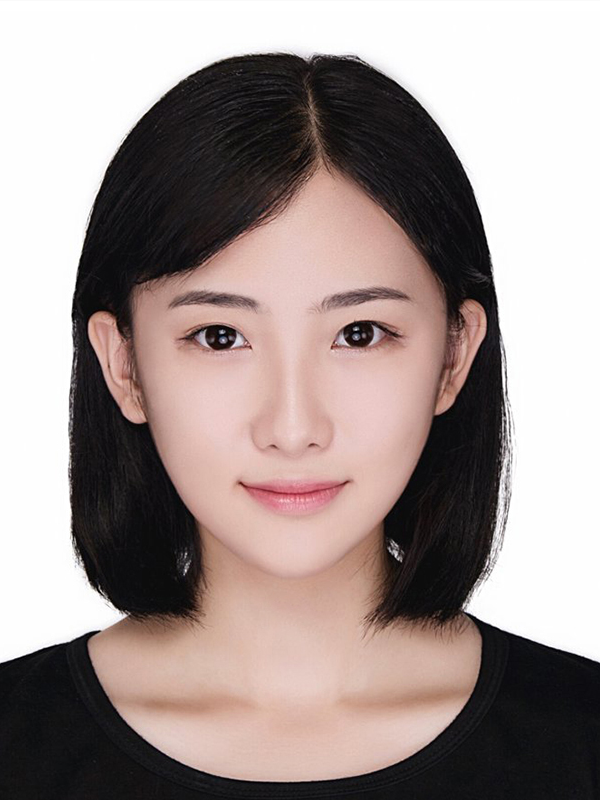
#> input picture tuan02/img/10.png, 600 x 800 px; its folder holds only this picture in this run
$ python bai02.py
#> lines starting #> are read from the running program, lines starting #| are printed output that depends on the picture
# bai02 lam noi duong bien laplacian, sobel
import numpy as np
import cv2
import os

laplacian5 = (1.0 / 16) * np.array([[0, 0, -1, 0, 0],
                                    [0, -1, -2, -1, 0],
                                    [-1, -2, 16, -2, -1],
                                    [0, -1, -2, -1, 0],
                                    [0, 0, -1, 0, 0]])

laplacian3 = (1.0 / 16) * np.array([[0, -1, 0],
                                    [-1, 4, -1],
                                    [0, -1, 0]])
sobelLeft = np.array(([-1, 0, 1],
                      [-2, 0, 2],
                      [-1, 0, 1]))
sobelRight = np.array(([1, 0, -1],
                       [2, 0, -2],
                       [1, 0, -1]))
sobelTop = np.array(([-1, -2, -1],
                     [0, 0, 0],
                     [1, 2, 1]))
sobelBottom = np.array(([1, 2, 1],
                        [0, 0, 0],
                        [-1, -2, -1]))


def convolve_filter(kernel, path, filename, save_folder):
#> called with kernel = array of shape (5, 5), path = '../img/10.png', filename = '10.png', save_folder = 'save_output1/'
    img_src = cv2.imread(path, 0)
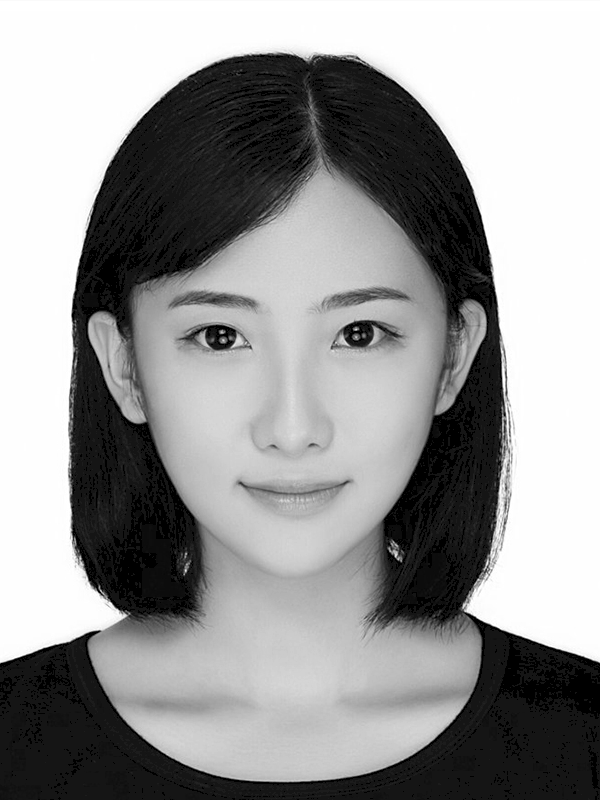
#> img_src: shape (800, 600); min 0, max 255, mean 151
    # filter the source image
    img_rst = cv2.filter2D(img_src, -1, kernel)
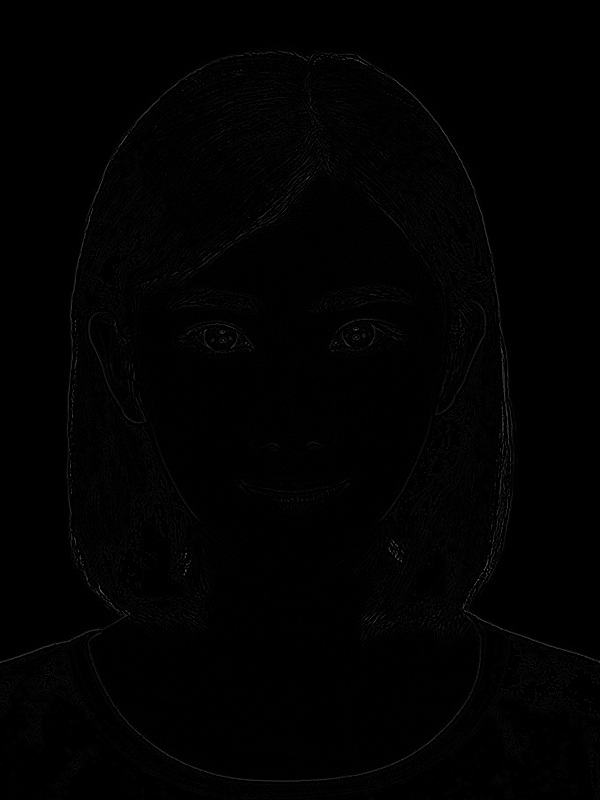
#> img_rst: shape (800, 600); min 0, max 116, mean 1.4
    # save result image
    output_filename = save_folder + filename
    cv2.imwrite(output_filename, img_rst)
    title_origin = "Original image" + path
    title_result = "Result image" + path
    cv2.imshow(title_origin, img_src)
    cv2.imshow(title_result, img_rst)
    cv2.waitKey(0)
    cv2.destroyAllWindows();


if __name__ == '__main__':
    folder = "../img"
    # all file image
    images = os.listdir(folder)
    print(images[0])
    for i in range(0, len(images)):
        images_path = folder + "/" + images[i]
        convolve_filter(laplacian5, images_path, images[i], save_folder='save_output1/')
        convolve_filter(laplacian3, images_path, images[i], save_folder='save_output2/')
        convolve_filter(sobelLeft, images_path, images[i], save_folder='save_output3/')
#> call 3 of convolve_filter, with kernel = array of shape (3, 3), path = '../img/10.png', filename = '10.png', save_folder = 'save_output3/'
#> in convolve_filter (call 3), `img_rst = cv2.filter2D(img_src, -1, kernel)`:
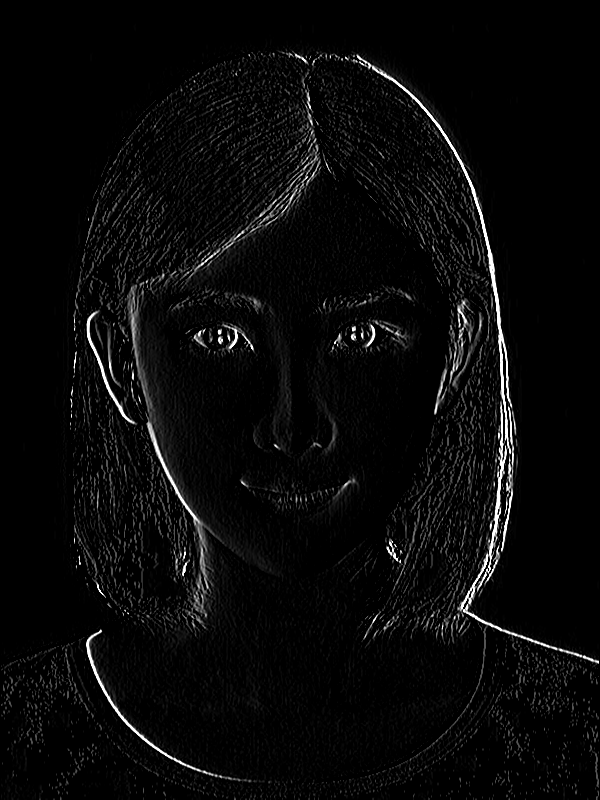
#> img_rst: shape (800, 600); min 0, max 255, mean 9.2
        convolve_filter(sobelRight, images_path, images[i], save_folder='save_output4/')
#> call 4 of convolve_filter, with kernel = array of shape (3, 3), path = '../img/10.png', filename = '10.png', save_folder = 'save_output4/'
#> in convolve_filter (call 4), `img_rst = cv2.filter2D(img_src, -1, kernel)`:
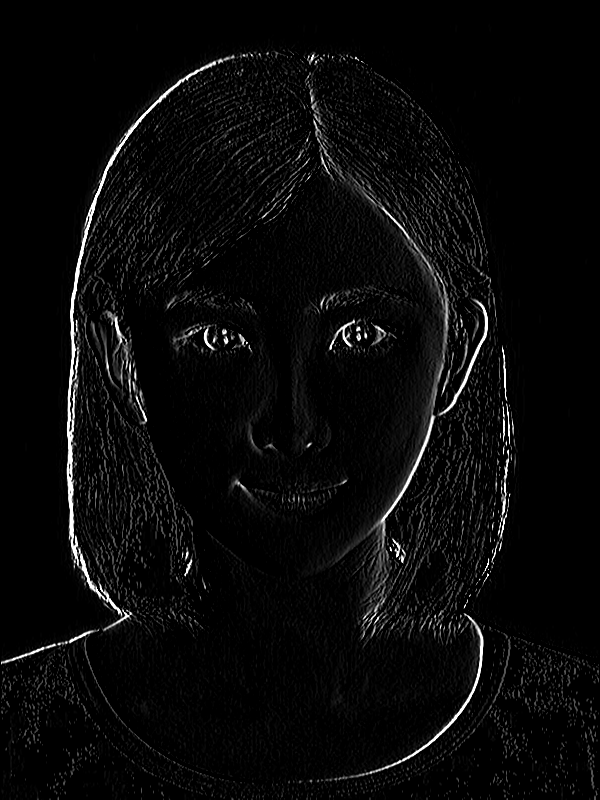
#> img_rst: shape (800, 600); min 0, max 255, mean 9.2
        convolve_filter(sobelTop, images_path, images[i], save_folder='save_output5/')
#> in convolve_filter (call 5), `img_rst = cv2.filter2D(img_src, -1, kernel)`:
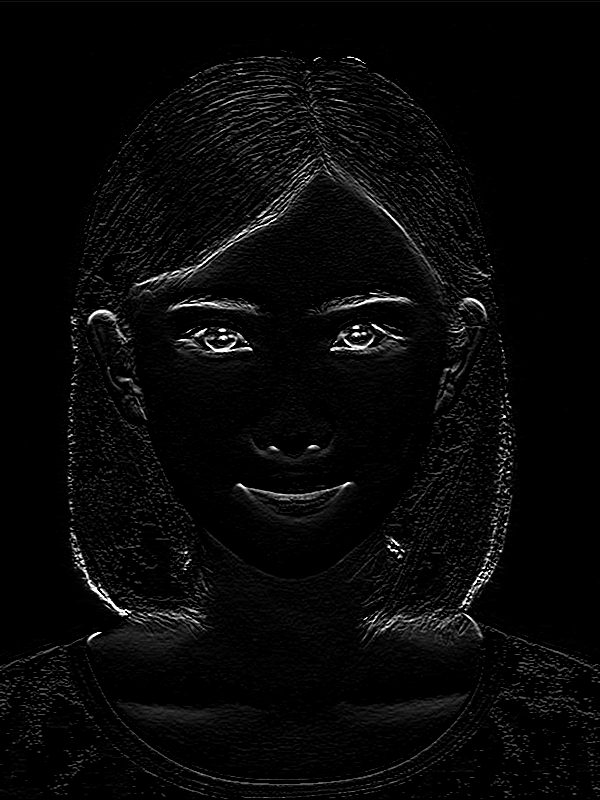
#> img_rst: shape (800, 600); min 0, max 255, mean 8
        convolve_filter(sobelBottom, images_path, images[i], save_folder='save_output6/')
#> in convolve_filter (call 6), `img_rst = cv2.filter2D(img_src, -1, kernel)`:
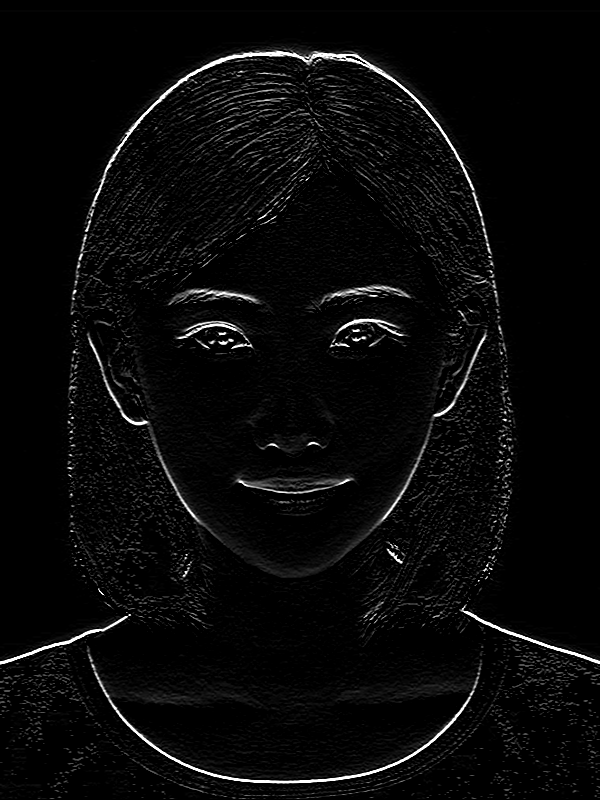
#> img_rst: shape (800, 600); min 0, max 255, mean 8.9

$ run again, on tuan02/img/8.png
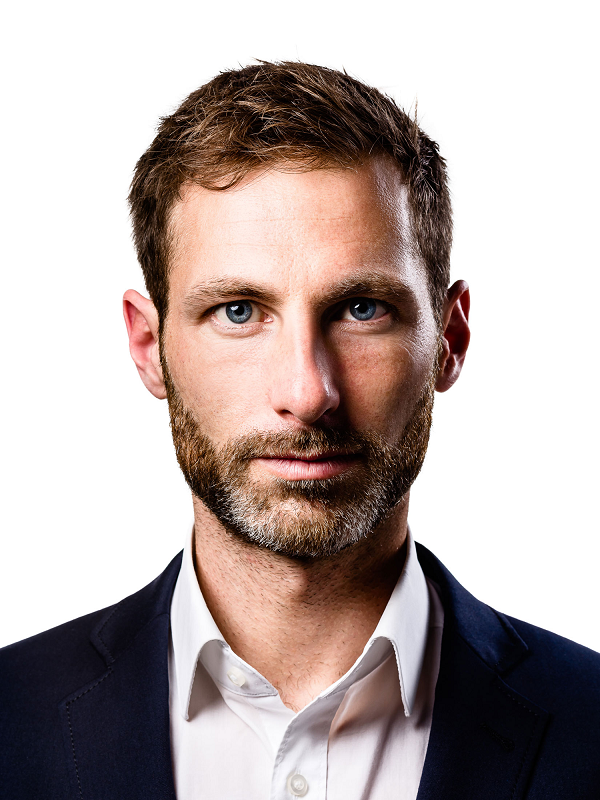
#> input picture tuan02/img/8.png, 600 x 800 px
#> in convolve_filter, `img_src = cv2.imread(path, 0)`:
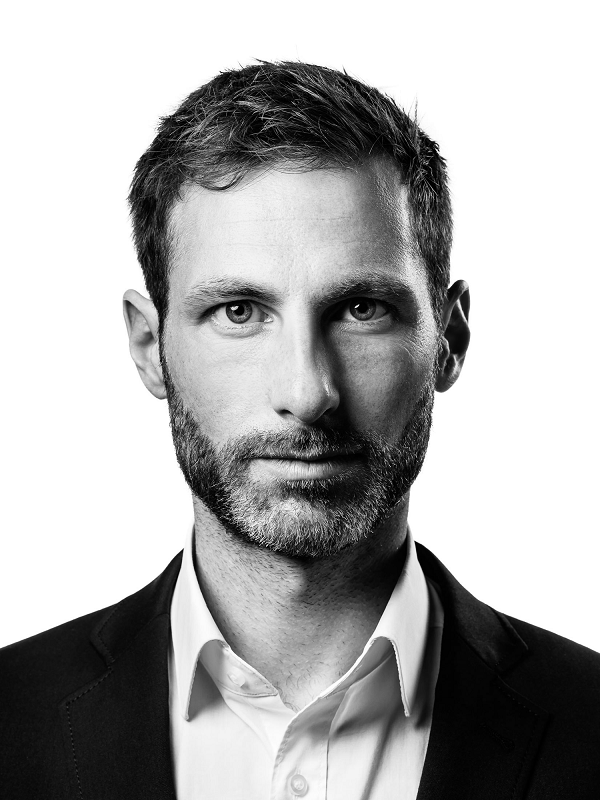
#> img_src: shape (800, 600); min 0, max 255, mean 172.4
#> in convolve_filter (call 6), `img_rst = cv2.filter2D(img_src, -1, kernel)`:
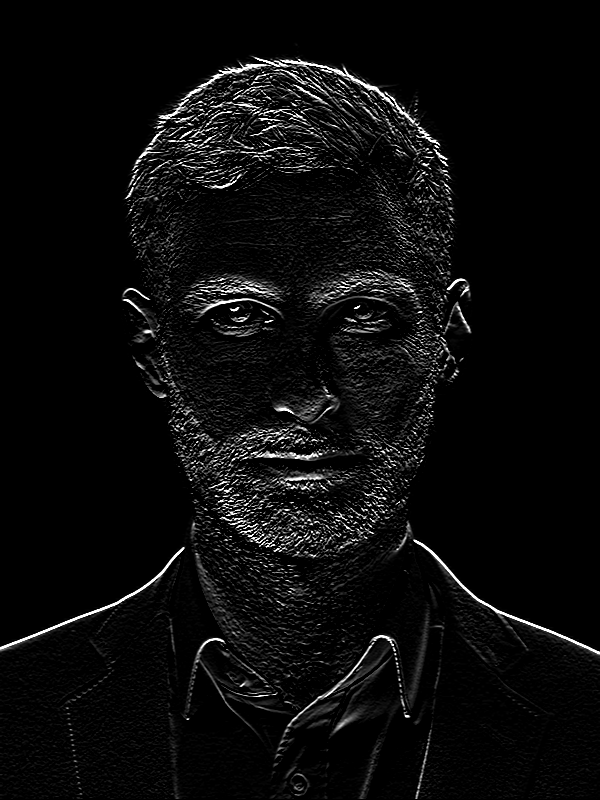
#> img_rst: shape (800, 600); min 0, max 255, mean 11.6

$ run again, on tuan02/img/KthYa.png
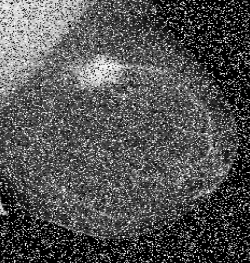
#> input picture tuan02/img/KthYa.png, 250 x 263 px
#> in convolve_filter (call 5), `img_rst = cv2.filter2D(img_src, -1, kernel)`:
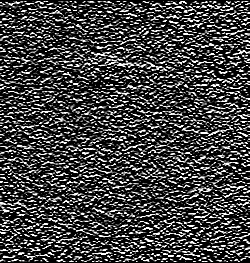
#> img_rst: shape (263, 250); min 0, max 255, mean 67.2
#> in convolve_filter (call 6), `img_rst = cv2.filter2D(img_src, -1, kernel)`:
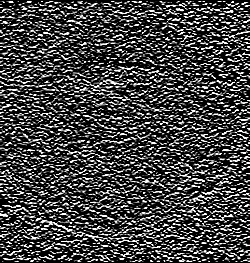
#> img_rst: shape (263, 250); min 0, max 255, mean 68.5

$ run again, on tuan02/img/knee_bone.png
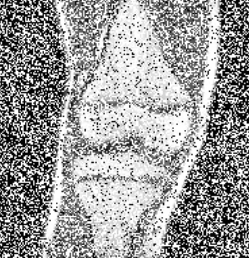
#> input picture tuan02/img/knee_bone.png, 249 x 258 px
#> in convolve_filter (call 5), `img_rst = cv2.filter2D(img_src, -1, kernel)`:
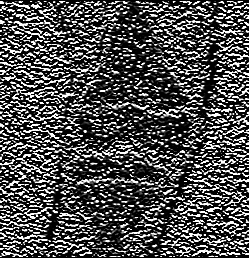
#> img_rst: shape (258, 249); min 0, max 255, mean 78.6
#> in convolve_filter (call 6), `img_rst = cv2.filter2D(img_src, -1, kernel)`:
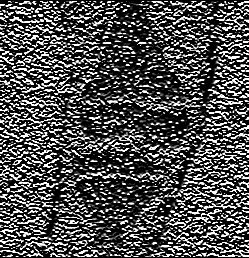
#> img_rst: shape (258, 249); min 0, max 255, mean 79.3
